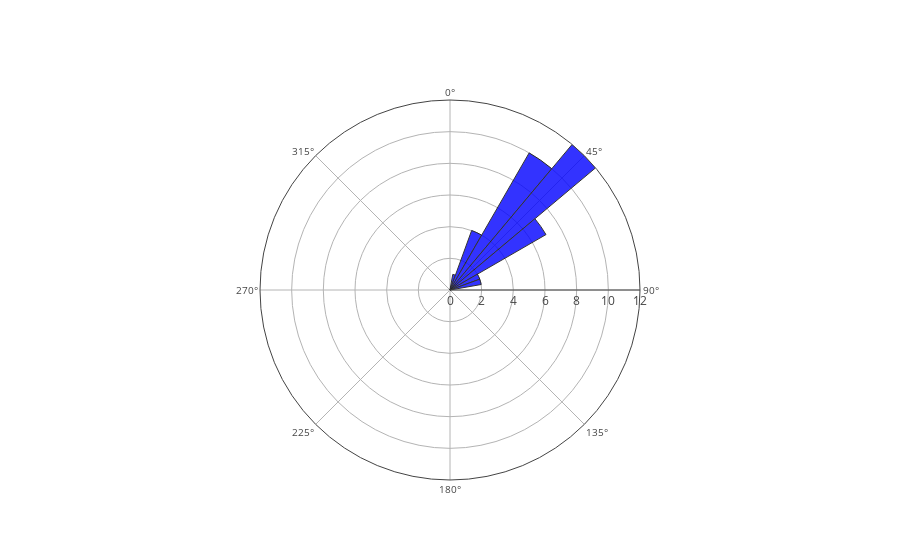

The cell this chart's notebook holds for it:
### Code cell
# Plotting rose diagram
fig = go.Figure(go.Barpolar(
    r=frequency,
    theta=azimuth,
    width=angular_width,
    marker_color= "blue",
    marker_line_color="black",
    marker_line_width=1,
    opacity=0.8
))

fig.update_layout(
    template=None,
    polar = dict(
        radialaxis = dict(range=[0, frequency.max()], showticklabels= True, ticks=''),
        angularaxis = dict(showticklabels= True, ticks='',
        tickfont_size = 10,
        rotation = 90,
        direction = "clockwise")
    )
)
fig.show()

### Figure 1 — Plotly figure (JSON) as saved in the notebook; plotly's stock layout.template omitted (floating-point values rounded to 4 significant figures)
{"data": [{"marker": {"color": "blue", "line": {"color": "black", "width": 1}}, "opacity": 0.8, "r": [0, 1, 4, 10, 12, 7, 2, 2, 0, 0, 0, 0, 0, 0, 0, 0, 0, 0, 0, 0, 0, 0, 0, 0, 0, 0, 0, 0, 0, 0, 0, 0, 0, 0, 0, 0], "theta": [5, 15, 25, 35, 45, 55, 65, 75, 85, 95, 105, 115, 125, 135, 145, 155, 165, 175, 185, 195, 205, 215, 225, 235, 245, 255, 265, 275, 285, 295, 305, 315, 325, 335, 345, 355], "type": "barpolar", "width": 10}], "layout": {"polar": {"angularaxis": {"direction": "clockwise", "rotation": 90, "showticklabels": true, "tickfont": {"size": 10}, "ticks": ""}, "radialaxis": {"range": [0, 12], "showticklabels": true, "ticks": ""}}}}
